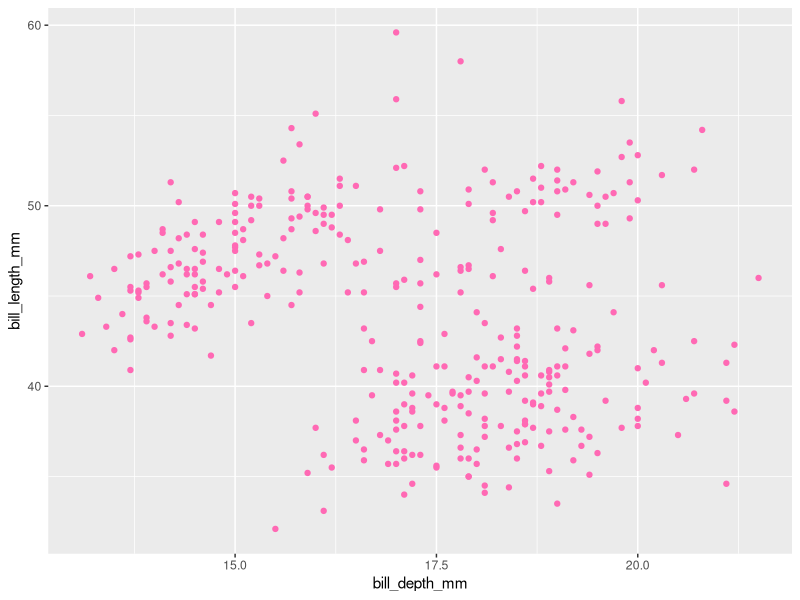
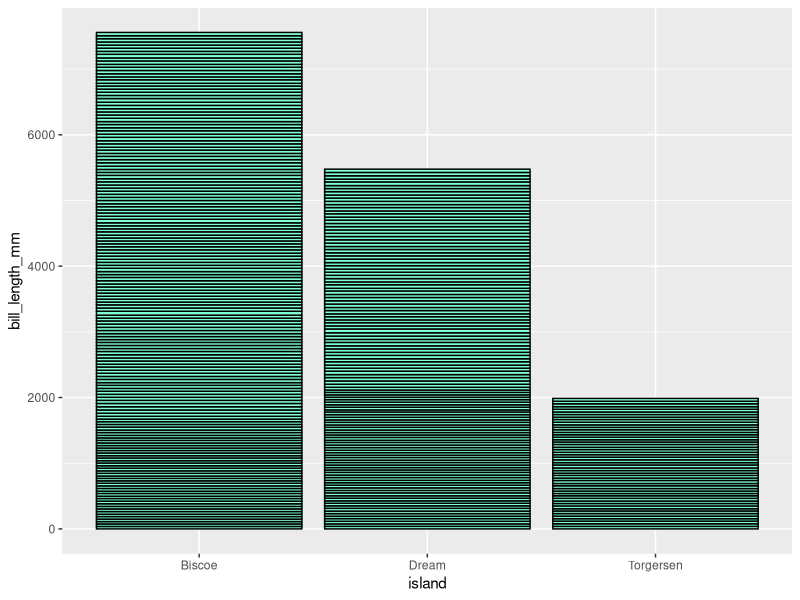

Write the R code that produced these figures, in order.
## ---- chunk 1
library(tidyverse)
library(palmerpenguins)
## ---- chunk 2
penguins <- palmerpenguins::penguins
## ---- chunk 3
penguins %>% group_by(species) %>% summarize(meanBillLength = mean(bill_length_mm, na.rm = TRUE))
## ---- chunk 4
penguins %>% ggplot() + geom_point(aes(x = bill_depth_mm, y = bill_length_mm), color="hotpink")
## ---- chunk 5
penguins %>% ggplot() + geom_col(aes(x = island, y = bill_length_mm), fill = "aquamarine", color = "black")
